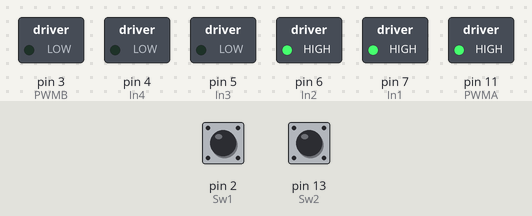
This sketch was run on a simulated Arduino Uno, built with avr-gcc and run on an emulated ATmega328P. Shown: switched loads named in the sketch (green lamp = pin HIGH). Inputs (shaded band) come from the test bench; at power-on: pin 13 (Sw2) LOW, pin 2 (Sw1) HIGH.

Above: at 1.2 s.
1.3 s: pin 13 (Sw2) pulled HIGH for 0.15 s
At 1.37 s:
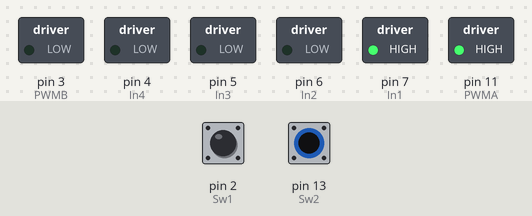
2.9 s: pin 13 (Sw2) pulled HIGH for 3.2 s
At 7.0 s:
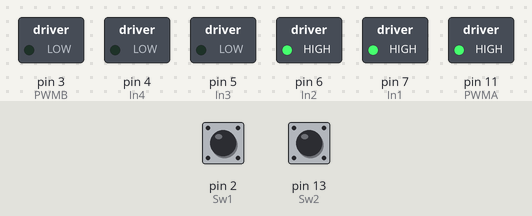
Timing chart, 0 to 8.5 s (numbered marks = the images above; inputs shaded):
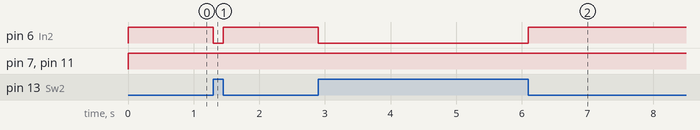

Measured:
- after the input at 1.3 s, pin 6 (In2): HIGH → LOW at once, → HIGH 0.15 s later
- after the input at 2.9 s, pin 6 (In2): HIGH → LOW at once, → HIGH 3.2 s later

The sketch:

Limit_Switch.ino
```cpp
#define PWMA 11 //Camera Motor
#define PWMB 3  //Arm Motor
#define In1 7  //Camera Motor
#define In2 6  //Camera Motor
#define In3 5  //Arm Motor
#define In4 4  //Arm Motor
#define Sw1 2
#define Sw2 13

void setup() {
  // put your setup code here, to run once:
  pinMode(PWMA, OUTPUT);
  pinMode(PWMB, OUTPUT);
  pinMode(In1, OUTPUT);
  pinMode(In2, OUTPUT);
  pinMode(In3, OUTPUT);
  pinMode(In4, OUTPUT);
  pinMode(Sw1, INPUT);
  pinMode(Sw2, INPUT);

}

void loop() {
  // put your main code here, to run repeatedly:
  if(digitalRead(Sw1) == LOW or digitalRead(Sw2) == LOW){
    analogWrite(PWMA, 255);
    digitalWrite(In1, HIGH);
    digitalWrite(In2, HIGH);
  }
  else if(digitalRead(Sw1) == HIGH and digitalRead(Sw2) == HIGH){
    analogWrite(PWMA, 255);
    digitalWrite(In1, HIGH);
    digitalWrite(In2, LOW);
  }
}
```
